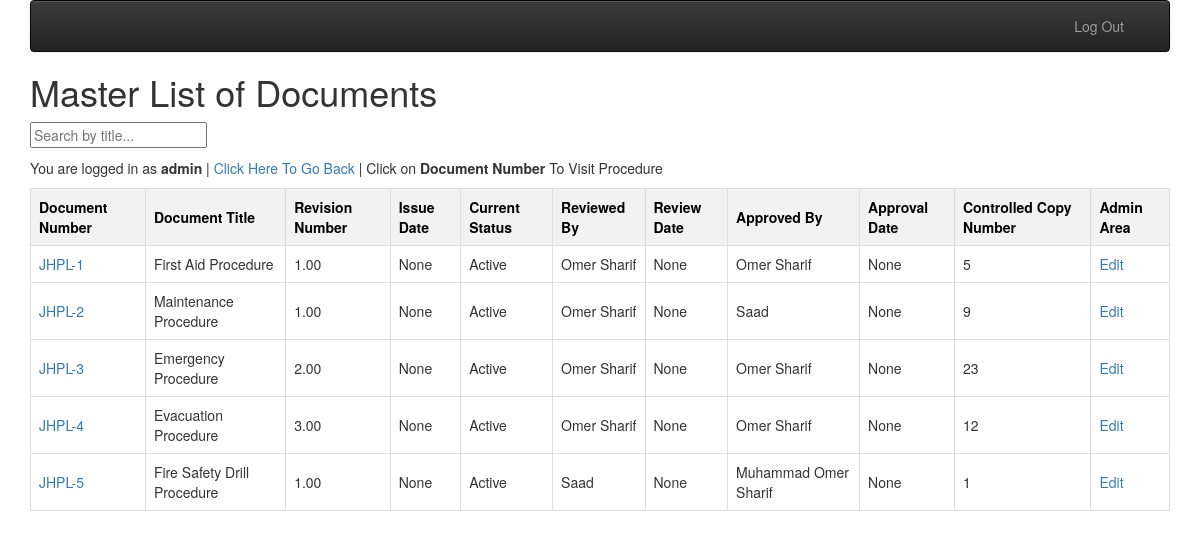
Page /jhpl-ims/ (signed in) on the earlier database version.
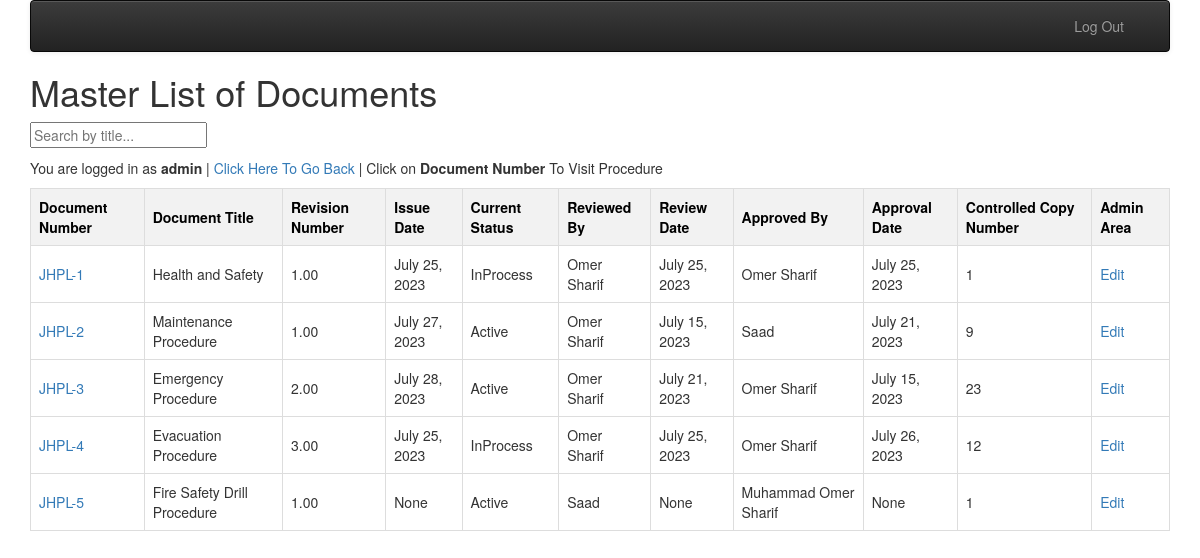
Same page on the later database version.
### jhpl_ims/models.py (models this page shows, shortened)
class jhpl_ims_masterlist(models.Model):
    STATUS_SELECT = [
        ("Active", "Active"),
        ("Obsolete", "Obsolete"),
        ("InProcess", "InProcess"),
        ]
    ims_masterlist_id = models.AutoField(primary_key=True)
    owner = models.ForeignKey(settings.AUTH_USER_MODEL, on_delete=models.CASCADE)
    doc_num = models.CharField(max_length=200, null = False, blank= False)
    doc_title = models.CharField(max_length=200, null=True, blank=True)
    rev_num = models.DecimalField(max_digits=7, decimal_places=2, null=True)
    issue_date = models.DateField(null=True, blank=True)
    status = models.CharField(max_length=9, choices=STATUS_SELECT)
    reviewed_by = models.ForeignKey("doc_controller", on_delete=models.CASCADE, related_name="jhpl_reviewed_by",null= True,blank = True)
    reviewed_date = models.DateField(null=True, blank=True)
    approved_by = models.ForeignKey("doc_controller", on_delete=models.CASCADE, related_name="jhpl_approved_by",null= True,blank= True)
    approved_date = models.DateField(null=True, blank=True)
    control_copy_num = models.IntegerField(null=True, blank=True)
    created_at = models.DateTimeField(auto_now=True)
    updated_at = models.DateTimeField(auto_now=True)

class doc_controller(models.Model):
    doc_controller_id = models.AutoField(primary_key=True)
    owner = models.ForeignKey(settings.AUTH_USER_MODEL,on_delete=models.CASCADE)
    name = models.CharField(max_length=100, null=True, blank=True)
    created_at = models.DateTimeField(auto_now=True)
    updated_at = models.DateTimeField(auto_now=True)
    def __str__(self):
        return self.name

### jhpl_ims/views.py (the view)
# urls.py: path('', views.index, name='index'),]
class index(LoginRequiredMixin, View):
    def get(self, request):
        master_list = jhpl_ims_masterlist.objects.all()
        show_edit_link = False
        if request.user.username in ["admin", "ali"]:
            show_edit_link = True
        ctx = {'master_list': master_list, 'show_edit_link': show_edit_link}
        return render(request, 'jhpl_ims/index.html', ctx)

### jhpl_ims/templates/jhpl_ims/index.html (shortened to what this page needs)
{% extends "base_menu.html" %} {% block content %}
<h1>Master List of Documents</h1>
<input
  type="text"
  id="searchInput"
  onkeyup="filterFunction()"
  placeholder="Search by title..."
/>
<p id="back"> You are logged in as <b>{{user.username}} </b> |
  <a href="/"> Click Here To Go Back </a> | Click on <b>Document Number</b> To Visit Procedure
</p>
<table id="documentTable">
  <thead>
    <tr>
      <th>Document Number</th>
      <th>Document Title</th>
      <th>Revision Number</th>
      <th>Issue Date</th>
      <th>Current Status</th>
      <th>Reviewed By</th>
      <th>Review Date</th>
      <th>Approved By</th>
      <th>Approval Date</th>
      <th>Controlled Copy Number</th>
      {% if show_edit_link %}
      <th>Admin Area</th>
      {% endif %}
    </tr>
  </thead>
  <tbody>
    {% if master_list %} {% for master in master_list %}
    <tr>
      <td>
        <a href="{% url 'jhpl_ims:procedures' master.ims_masterlist_id %}"
          >{{master.doc_num}}</a
        >
      </td>
      <td>{{master.doc_title}}</td>
      <td>{{master.rev_num}}</td>
      <td>{{master.issue_date}}</td>
      <td>{{master.status}}</td>
      <td>{{master.reviewed_by}}</td>
      <td>{{master.reviewed_date}}</td>
      <td>{{master.approved_by}}</td>
      <td>{{master.approved_date}}</td>
      <td>{{master.control_copy_num}}</td>
      {% if show_edit_link %}
      <td>
        <a
          href="{% url 'jhpl_ims:jhplmaster_update' master.ims_masterlist_id %}"
          >Edit</a
        >
      </td>
      {% endif %}
    </tr>
    {% endfor %} {% endif %}
  </tbody>
</table>
{% endblock %}

### home/templates/base_menu.html (shortened to what this page needs)
{% extends "base_bootstrap.html" %} {% block navbar %}
{% load static %}
<nav class="navbar navbar-default navbar-inverse">
  <div class="container-fluid">
    <div class="navbar-header">
      <a class="navbar-brand" href="/">{{ settings.APP_NAME }}</a>
    </div>
    <ul class="nav navbar-nav navbar-right">
      {% if user.is_authenticated %}
      <li><a href="{% url 'logout' %}">Log Out</a></li>
      <li class="dropdown">
        <a href="#" data-toggle="dropdown" class="dropdown-toggle"> </a>
      </li>
      {% else %}
      <li><a href="{% url 'login' %}">Log In</a></li>
      {% endif %}
    </ul>
  </div>
</nav>
{% endblock %}

### home/templates/base_bootstrap.html (shortened to what this page needs)
<!DOCTYPE html>
<html>
<head>
<link rel="stylesheet"
    href="https://maxcdn.bootstrapcdn.com/bootstrap/3.4.1/css/bootstrap.min.css"
>
<link rel="stylesheet"
    href="https://maxcdn.bootstrapcdn.com/bootstrap/3.4.1/css/bootstrap-theme.min.css"
>
<link rel="stylesheet"
    href="https://code.jquery.com/ui/1.12.1/themes/ui-lightness/jquery-ui.css"
>
<link rel="stylesheet" href="https://use.fontawesome.com/releases/v5.8.1/css/all.css">
<link rel="stylesheet" href="https://use.fontawesome.com/releases/v5.8.1/css/v4-shims.css">
</head>
<body>
<div class="container">
{% block navbar %} {% endblock %}
{% block content %}
{% endblock %}
</div>
</body>
</html>

### jhpl_ims/templates/jhpl_ims/index.html (style rules this page uses)
table { width: 100%; border-collapse: collapse; }
th, td { border: 1px solid #ddd; padding: 8px; }
th { background-color: #f2f2f2; color: black; }
input { margin-bottom: 10px; }

Differences in the rows shown:
changed jhpl_ims_masterlist "JHPL-1": doc_title "First Aid Procedure" → "Health and Safety"; issue_date "None" → "July 25, 2023"; status "Active" → "InProcess"; reviewed_date "None" → "July 25, 2023"; approved_date "None" → "July 25, 2023"; control_copy_num "5" → "1"
changed jhpl_ims_masterlist "JHPL-2": issue_date "None" → "July 27, 2023"; reviewed_date "None" → "July 15, 2023"; approved_date "None" → "July 21, 2023"
changed jhpl_ims_masterlist "JHPL-3": issue_date "None" → "July 28, 2023"; reviewed_date "None" → "July 21, 2023"; approved_date "None" → "July 15, 2023"
changed jhpl_ims_masterlist "JHPL-4": issue_date "None" → "July 25, 2023"; status "Active" → "InProcess"; reviewed_date "None" → "July 25, 2023"; approved_date "None" → "July 26, 2023"
